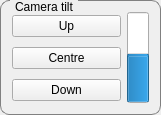
  <widget class="QGroupBox" name="tiltBox">
   <property name="geometry">
    <rect>
     <x>10</x>
     <y>220</y>
     <width>161</width>
     <height>101</height>
    </rect>
   </property>
   <property name="styleSheet">
    <string notr="true">QGroupBox {
    border: 1px solid gray;
    border-radius: 9px;
    margin-top: 0.5em;
}

QGroupBox::title {
    subcontrol-origin: margin;
    left: 10px;
    padding: 0 3px 0 3px;
}

</string>
   </property>
   <property name="title">
    <string>Camera tilt</string>
   </property>
   <layout class="QGridLayout" name="gridLayout_8">
    <item row="0" column="0">
     <widget class="QPushButton" name="tilt_upButton">
      <property name="text">
       <string>Up</string>
      </property>
     </widget>
    </item>
    <item row="0" column="1" rowspan="3">
     <widget class="QProgressBar" name="tilt_progressBar">
      <property name="maximum">
       <number>100</number>
      </property>
      <property name="value">
       <number>50</number>
      </property>
      <property name="orientation">
       <enum>Qt::Vertical</enum>
      </property>
      <property name="format">
       <string>%p%</string>
      </property>
     </widget>
    </item>
    <item row="1" column="0">
     <widget class="QPushButton" name="tilt_centreButton">
      <property name="text">
       <string>Centre</string>
      </property>
     </widget>
    </item>
    <item row="2" column="0">
     <widget class="QPushButton" name="tilt_downButton">
      <property name="text">
       <string>Down</string>
      </property>
     </widget>
    </item>
   </layout>
  </widget>
